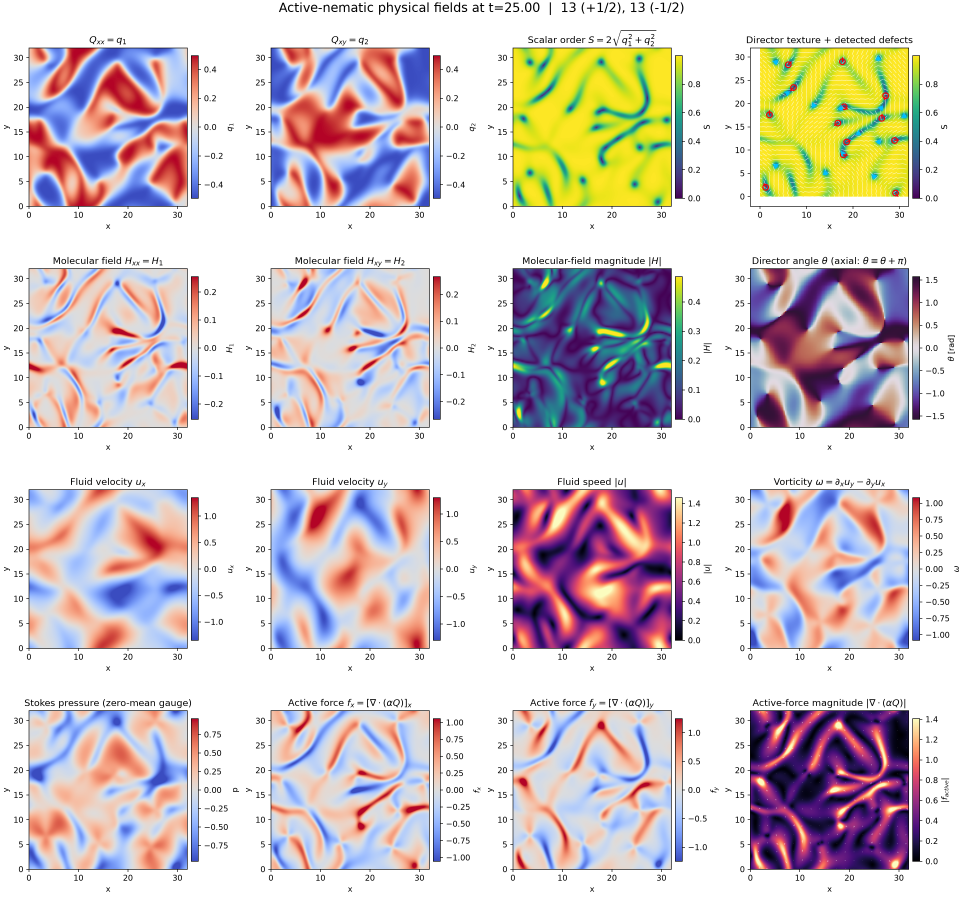
#> input picture experiments/active_nematic/active_nematic_fields.png, 2890 x 2720 px, given in place of t-logo-dark.png, which was not available (shown at 1/3 size)
$ python a.py
#> lines starting #> are read from the running program, lines starting #| are printed output that depends on the picture; pictures that were not available may be replaced by others from this repository, and a replacement may not be noted
import numpy as np
import matplotlib.pyplot as plt
from matplotlib.patches import FancyBboxPatch, FancyArrowPatch
from matplotlib import patheffects as pe
from PIL import Image, ImageFilter, ImageEnhance

# ------------------------------------------------------------
# configuration
# ------------------------------------------------------------
IMG_PATH = "/home/zanot/projects/tesseract2026/visual_abstract/t-logo-dark.png"
OUT_PATH = "fide_horizontal_diagram.png"

BG = "#000000"
BOX_FACE = "#0b0b0d"
BOX_EDGE = (1, 1, 1, 0.20)
TXT = "white"
SUBTXT = (1, 1, 1, 0.72)

NEON_MAGENTA = "#ff00b8"
NEON_CYAN = "#00e5ff"

# ------------------------------------------------------------
# helpers
# ------------------------------------------------------------
def prepare_motif(path):
    """
    Load the provided image and soften it so it works as a subtle in-box motif.
    """
    img = Image.open(path).convert("RGBA")
#> img is the input picture: PIL image 2890x2720 RGBA; mean R, G, B, A 213.8, 203.5, 204.7, 255

    # Slight blur so the source text doesn't fight with diagram text
    img = img.filter(ImageFilter.GaussianBlur(radius=1.4))

    # Slightly dim it
    rgb = img.convert("RGB")
    rgb = ImageEnhance.Brightness(rgb).enhance(0.90)
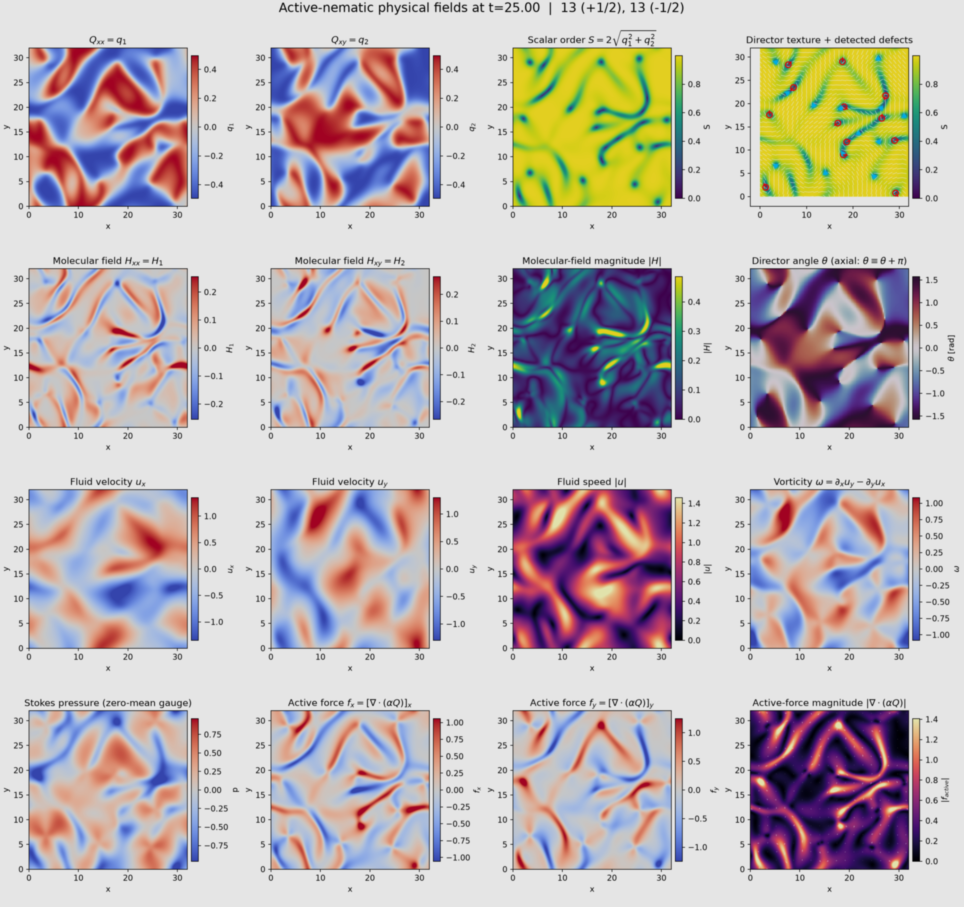
#> rgb: PIL image 2890x2720 RGB (shown at 1/3 size); mean R, G, B 191.9, 182.7, 183.8
    img = rgb.convert("RGBA")

    return img


def add_box(ax, x, y, w, h, title, formula="", subtitle="",
            title_size=14, formula_size=18, subtitle_size=10,
            facecolor=BOX_FACE, edgecolor=BOX_EDGE, lw=1.3,
            image=None, image_alpha=0.28, image_side="right",
            accent=None):
    """
    Draw a rounded box with optional decorative image inside.
    Coordinates are in data units.
    """
    # Main box
    patch = FancyBboxPatch(
        (x, y), w, h,
        boxstyle="round,pad=0.03,rounding_size=0.16",
        facecolor=facecolor,
        edgecolor=edgecolor,
        linewidth=lw,
        zorder=3
    )
    ax.add_patch(patch)

    # Optional accent edge
    if accent is not None:
        accent_patch = FancyBboxPatch(
            (x, y), w, h,
            boxstyle="round,pad=0.03,rounding_size=0.16",
            facecolor=(0, 0, 0, 0),
            edgecolor=accent,
            linewidth=1.7,
            zorder=4,
            alpha=0.65
        )
        ax.add_patch(accent_patch)

    # Optional motif image inside the box
    if image is not None:
        if image_side == "right":
            ix = x + 0.56 * w
            iy = y + 0.12 * h
            iw = 0.36 * w
            ih = 0.76 * h
            text_x = x + 0.08 * w
            text_ha = "left"
        elif image_side == "left":
            ix = x + 0.08 * w
            iy = y + 0.12 * h
            iw = 0.36 * w
            ih = 0.76 * h
            text_x = x + 0.50 * w
            text_ha = "left"
        else:
            ix = x + 0.15 * w
            iy = y + 0.12 * h
            iw = 0.70 * w
            ih = 0.76 * h
            text_x = x + 0.50 * w
            text_ha = "center"

        iax = ax.inset_axes([ix, iy, iw, ih], transform=ax.transData, zorder=4)
        iax.imshow(image, alpha=image_alpha)
        iax.set_axis_off()

        # Dark overlay behind text for readability
        overlay = FancyBboxPatch(
            (x + 0.04 * w, y + 0.14 * h),
            0.50 * w if image_side == "right" else 0.88 * w,
            0.72 * h,
            boxstyle="round,pad=0.02,rounding_size=0.12",
            facecolor=(0, 0, 0, 0.40),
            edgecolor=(0, 0, 0, 0),
            zorder=5
        )
        ax.add_patch(overlay)
    else:
        text_x = x + 0.50 * w
        text_ha = "center"

    # Text vertical anchors
    title_y = y + 0.73 * h
    formula_y = y + 0.49 * h
    subtitle_y = y + 0.23 * h

    # Title
    t1 = ax.text(
        text_x, title_y, title,
        ha=text_ha, va="center",
        color=TXT, fontsize=title_size, zorder=6
    )
    t1.set_path_effects([pe.withStroke(linewidth=1.2, foreground=(0, 0, 0, 0.6))])

    # Formula
    if formula:
        t2 = ax.text(
            text_x, formula_y, formula,
            ha=text_ha, va="center",
            color=TXT, fontsize=formula_size, zorder=6
        )
        t2.set_path_effects([pe.withStroke(linewidth=1.2, foreground=(0, 0, 0, 0.6))])

    # Subtitle
    if subtitle:
        t3 = ax.text(
            text_x, subtitle_y, subtitle,
            ha=text_ha, va="center",
            color=SUBTXT, fontsize=subtitle_size, zorder=6, wrap=True
        )
        t3.set_path_effects([pe.withStroke(linewidth=1.0, foreground=(0, 0, 0, 0.5))])

    return patch


def add_arrow(ax, start, end, rad=0.0, lw=1.8, color=(1, 1, 1, 0.78), z=7):
    arr = FancyArrowPatch(
        start, end,
        arrowstyle='-|>',
        mutation_scale=16,
        linewidth=lw,
        color=color,
        connectionstyle=f"arc3,rad={rad}",
        zorder=z
    )
    ax.add_patch(arr)
    return arr


def box_center(x, y, w, h):
    return (x + 0.5 * w, y + 0.5 * h)


def right_mid(x, y, w, h):
    return (x + w, y + 0.5 * h)


def left_mid(x, y, w, h):
    return (x, y + 0.5 * h)


def top_mid(x, y, w, h):
    return (x + 0.5 * w, y + h)


def bottom_mid(x, y, w, h):
    return (x + 0.5 * w, y)


# ------------------------------------------------------------
# layout
# ------------------------------------------------------------
fig, ax = plt.subplots(figsize=(20, 8), facecolor=BG)
ax.set_facecolor(BG)
ax.set_xlim(0, 27.5)
ax.set_ylim(0, 10)
ax.axis("off")

motif = prepare_motif(IMG_PATH)

# Main horizontal pipeline boxes
boxes = {
    "design":    (0.7, 5.0, 2.5, 2.1),
    "measure":   (3.9, 5.0, 3.1, 2.1),
    "fiber":     (7.7, 5.0, 2.9, 2.1),
    "iproj":     (11.3, 5.0, 3.8, 2.1),
    "residual":  (15.8, 5.0, 3.0, 2.1),
    "poisson":   (19.5, 5.0, 3.9, 2.1),
    "action":    (24.1, 5.0, 2.7, 2.1),
    "risk":      (11.3, 2.0, 3.8, 1.8),
    "objective": (17.8, 1.8, 4.1, 2.0),
    "update":    (22.5, 2.0, 3.1, 1.8),
    "ref":       (14.3, 8.0, 4.5, 1.3),
}

# Draw boxes
add_box(
    ax, *boxes["design"],
    title="Measurement design",
    formula=r"$\eta$",
    subtitle="sensor geometry / observable parameters",
    title_size=14, formula_size=21, subtitle_size=9
)

add_box(
    ax, *boxes["measure"],
    title="Measurements",
    formula=r"$\widehat{c}_\eta(t),\ \dot{\widehat{c}}_\eta(t)$",
    subtitle="finite acquisitions + moment reconstruction",
    title_size=14, formula_size=16, subtitle_size=9
)

add_box(
    ax, *boxes["fiber"],
    title="Moment fiber",
    formula=r"$\mathcal{F}_\eta(\widehat{c}_\eta(t))$",
    subtitle="laws matching the reconstructed moments",
    title_size=14, formula_size=15, subtitle_size=9
)

add_box(
    ax, *boxes["iproj"],
    title="I-projected law",
    formula=r"$Q_t^\eta$",
    subtitle="KL projection onto the moment fiber",
    title_size=14, formula_size=21, subtitle_size=9,
    image=motif, image_alpha=0.33, image_side="right",
    accent=NEON_MAGENTA
)

add_box(
    ax, *boxes["residual"],
    title="Continuity residual",
    formula=r"$h_{t,\eta}$",
    subtitle="forcing implied by the projected law",
    title_size=14, formula_size=19, subtitle_size=9
)

add_box(
    ax, *boxes["poisson"],
    title="Full-law correction",
    formula=r"$\delta^\star = -\nabla \psi^\star$",
    subtitle="weighted Poisson / Ritz solve",
    title_size=14, formula_size=16, subtitle_size=9,
    image=motif, image_alpha=0.33, image_side="right",
    accent=NEON_CYAN
)

add_box(
    ax, *boxes["action"],
    title="Full action",
    formula=r"$A(\eta)$",
    subtitle="energy of the correction",
    title_size=14, formula_size=20, subtitle_size=9
)

add_box(
    ax, *boxes["risk"],
    title="Scientific risk",
    formula=r"$R(\eta)$",
    subtitle="QoI error under the projected law",
    title_size=14, formula_size=20, subtitle_size=9
)

add_box(
    ax, *boxes["objective"],
    title="Risk-constrained objective",
    formula=r"$R(\eta) \leq R_{\mathrm{max}}$  |  $A(\eta)$",
    subtitle="feasibility first, then transportability",
    title_size=14, formula_size=16, subtitle_size=9
)

add_box(
    ax, *boxes["update"],
    title="Update design",
    formula=r"$\eta \leftarrow \eta - \alpha \nabla_\eta \mathcal{L}$",
    subtitle="differentiate through the pipeline",
    title_size=14, formula_size=13, subtitle_size=9
)

add_box(
    ax, *boxes["ref"],
    title="Frozen reference",
    formula=r"$(\widetilde{Q}_t,\ u_t)$",
    subtitle="common geometry held fixed during optimization",
    title_size=13, formula_size=16, subtitle_size=8
)

# ------------------------------------------------------------
# arrows: main horizontal flow
# ------------------------------------------------------------
main_flow = ["design", "measure", "fiber", "iproj", "residual", "poisson", "action"]
for a, b in zip(main_flow[:-1], main_flow[1:]):
    xa, ya, wa, ha = boxes[a]
    xb, yb, wb, hb = boxes[b]
    add_arrow(ax, right_mid(xa, ya, wa, ha), left_mid(xb, yb, wb, hb), rad=0.0)

# Branches to risk and objective
x, y, w, h = boxes["iproj"]
xr, yr, wr, hr = boxes["risk"]
add_arrow(ax, bottom_mid(x, y, w, h), top_mid(xr, yr, wr, hr), rad=0.0)

xa, ya, wa, ha = boxes["action"]
xo, yo, wo, ho = boxes["objective"]
xr, yr, wr, hr = boxes["risk"]
add_arrow(ax, bottom_mid(xa, ya, wa, ha), (xo + 0.72 * wo, yo + ho), rad=-0.05)
add_arrow(ax, bottom_mid(xr, yr, wr, hr), (xo + 0.28 * wo, yo + ho), rad=0.05)

# Objective -> update
xu, yu, wu, hu = boxes["update"]
add_arrow(ax, right_mid(*boxes["objective"]), left_mid(*boxes["update"]), rad=0.0)

# Loop back update -> design
add_arrow(
    ax,
    (boxes["update"][0] + 0.5 * boxes["update"][2], boxes["update"][1]),
    (boxes["design"][0] + 0.4 * boxes["design"][2], boxes["design"][1]),
    rad=-0.45,
    lw=2.0
)

# Frozen reference arrows
add_arrow(ax, bottom_mid(*boxes["ref"]), top_mid(*boxes["iproj"]), rad=0.12)
add_arrow(ax, bottom_mid(*boxes["ref"]), top_mid(*boxes["poisson"]), rad=-0.12)

# ------------------------------------------------------------
# subtle labels
# ------------------------------------------------------------
title = ax.text(
    13.75, 9.65,
    "FIDE overview",
    ha="center", va="center",
    color="white", fontsize=20, zorder=10
)
title.set_path_effects([pe.withStroke(linewidth=1.2, foreground=(0, 0, 0, 0.6))])

caption = ax.text(
    13.75, 0.55,
    "measurement-implied law reconstruction  →  minimum-energy physical correction  →  risk-constrained design update",
    ha="center", va="center",
    color=(1, 1, 1, 0.72), fontsize=11, zorder=10
)
caption.set_path_effects([pe.withStroke(linewidth=1.0, foreground=(0, 0, 0, 0.5))])

# ------------------------------------------------------------
# save
# ------------------------------------------------------------
plt.tight_layout(pad=0.4)
plt.savefig(OUT_PATH, dpi=300, facecolor=BG, bbox_inches="tight")
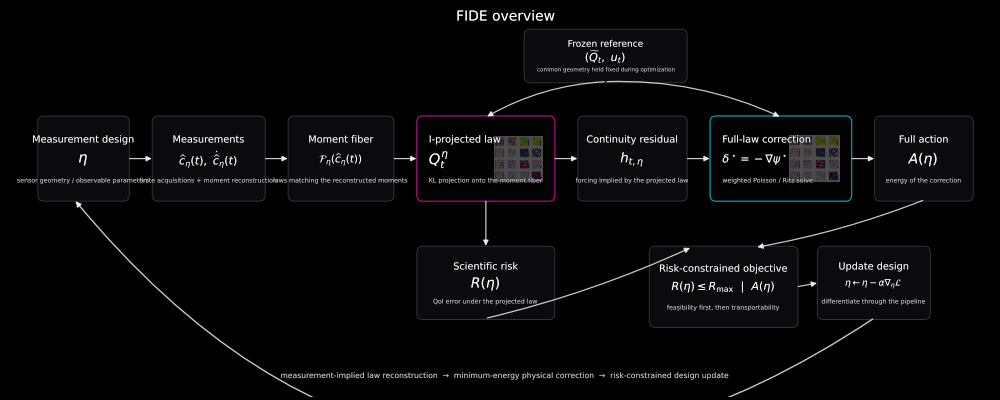
#> figure drawn by matplotlib, 1 panel
plt.show()
print(f"Saved to {OUT_PATH}")

$ run again, on experiments/active_nematic/active_nematic_fields_defects.png
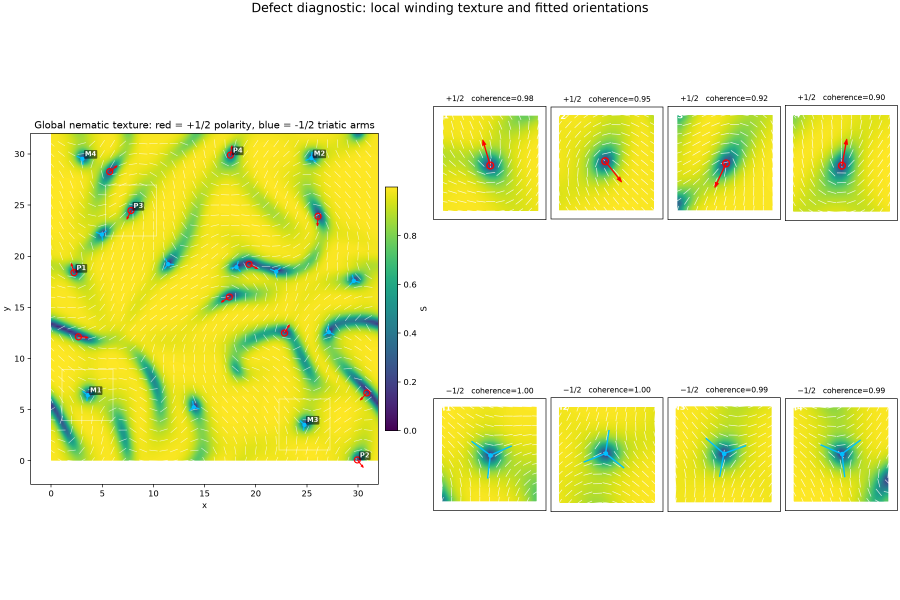
#> input picture experiments/active_nematic/active_nematic_fields_defects.png, 2700 x 1800 px, given in place of t-logo-dark.png, which was not available (shown at 1/3 size)
#> in prepare_motif, img is the input picture: PIL image 2700x1800 RGBA; mean R, G, B, A 235, 239.9, 183.5, 255
#> in prepare_motif, `rgb = ImageEnhance.Brightness(rgb).enhance(0.90)`:
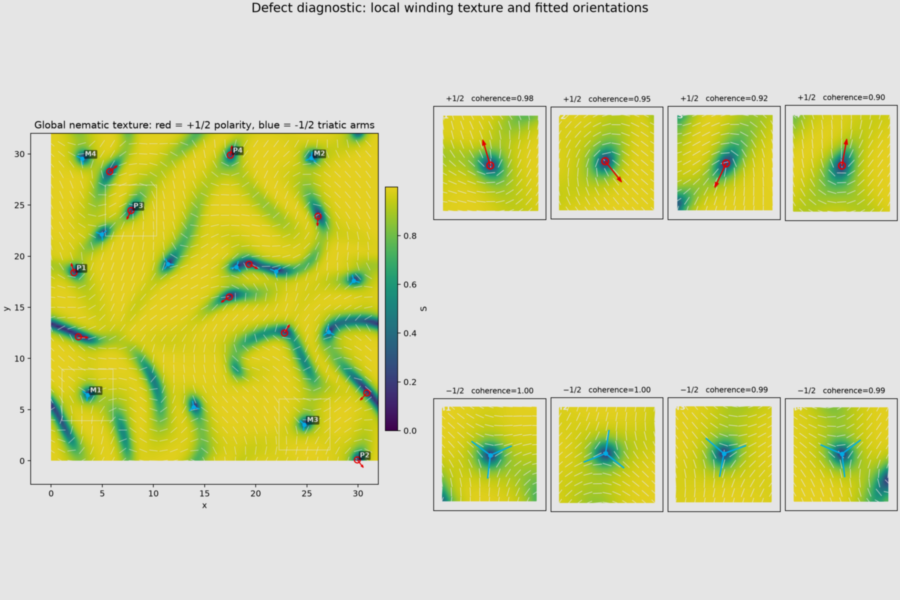
#> rgb: PIL image 2700x1800 RGB (shown at 1/3 size); mean R, G, B 211, 215.5, 164.7
#> `plt.savefig(OUT_PATH, dpi=300, facecolor=BG, bbox_inches="tight")`:
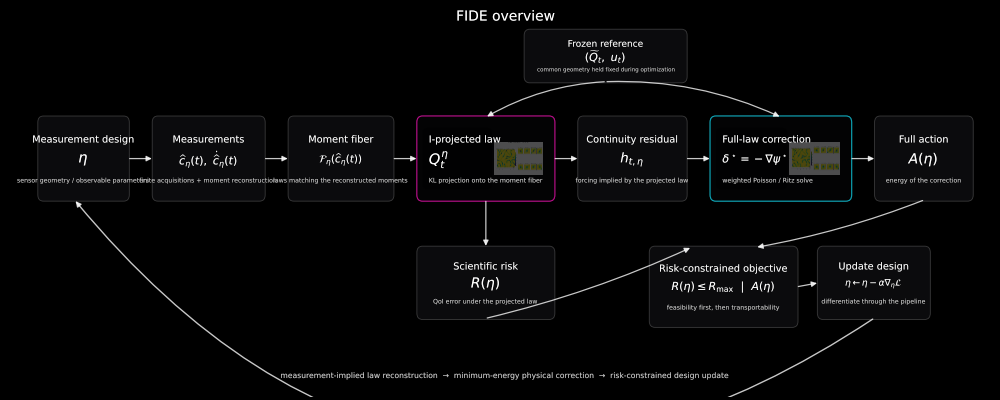
#> figure drawn by matplotlib, 1 panel
